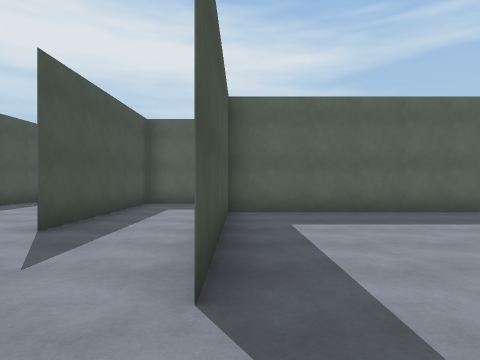
View 1 (above)

22 first-person views from a walk through a scene from a Unity 3-D project. The camera is 1.4 m above the floor, looks level and sees 75° across. The floor is counted in squares, 2 m on a side. Each view is taken from the middle of a square. On the plan, view 1 faces up. The plan holds only what a view shows up to about 10 squares ahead; the rest is blank. The place goes on beyond the plan. The player is left out. Some surface patterns are stand-ins.

View 2
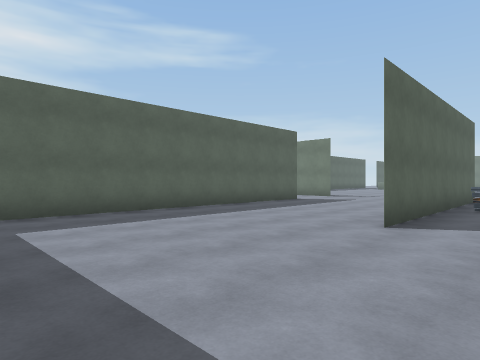

View 3
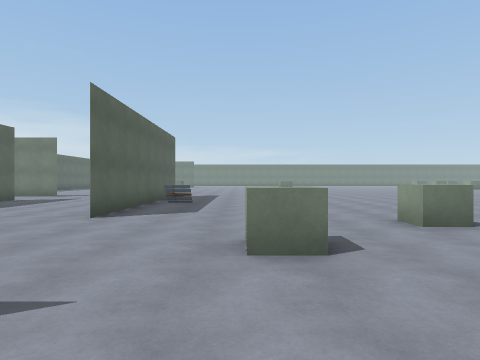

View 4
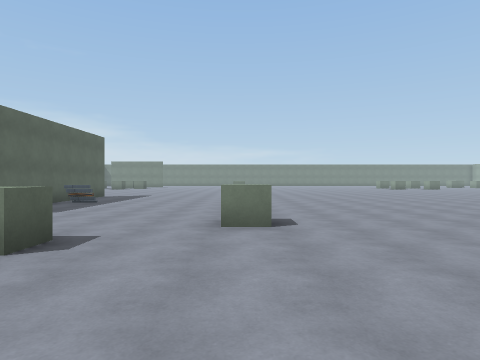

View 5
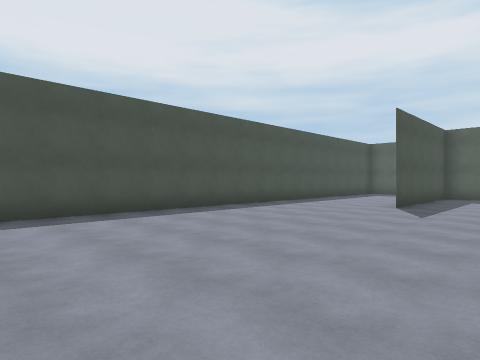

View 6
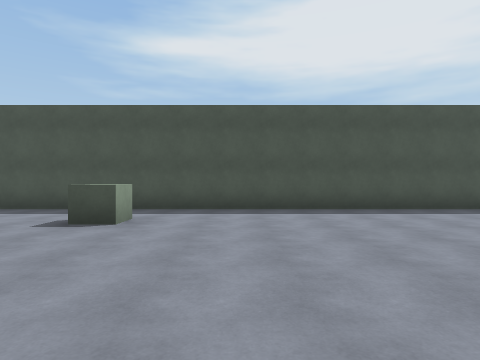

View 7
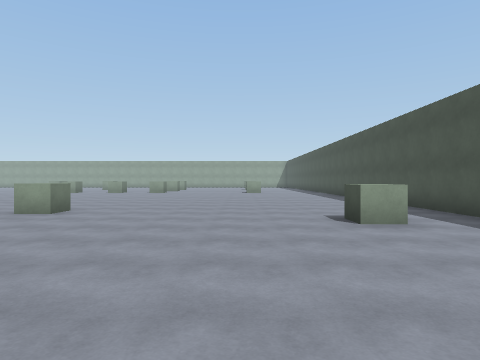

View 8
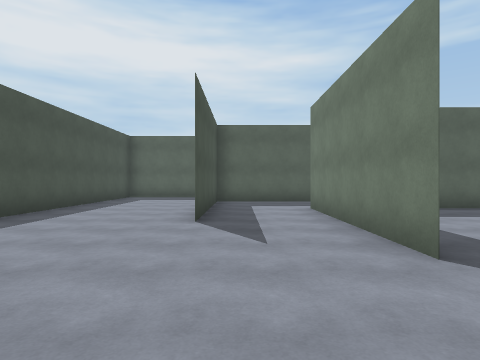

View 9
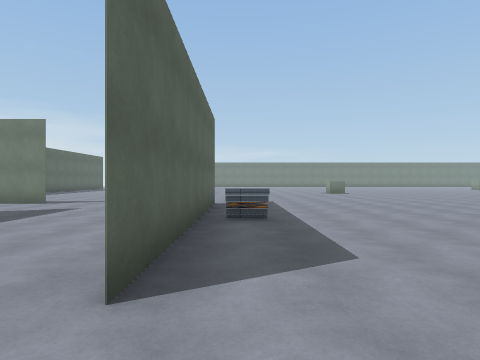

View 10
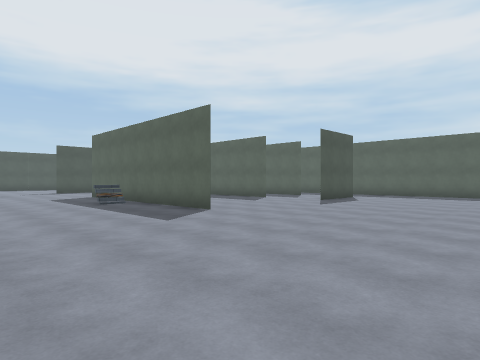

View 11
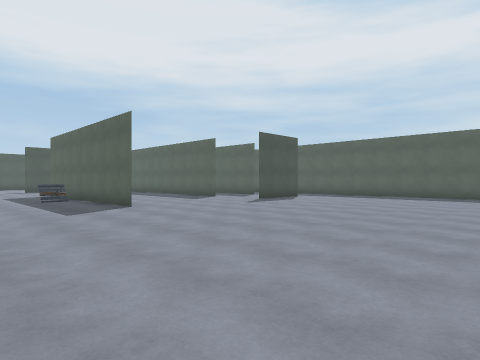

View 12
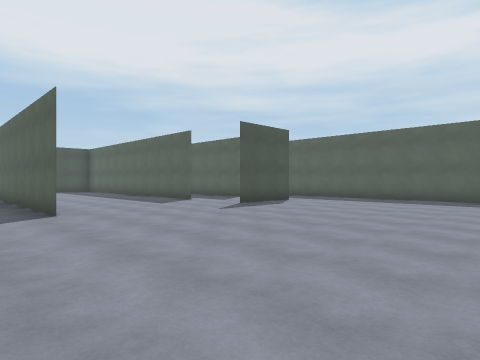

View 13
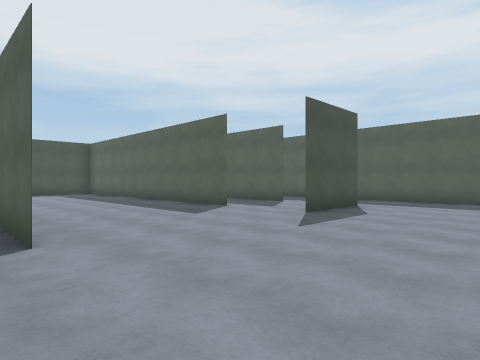

View 14
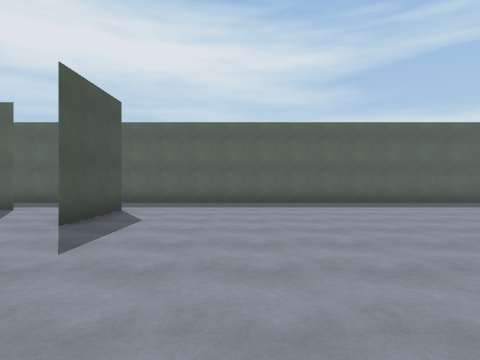

View 15
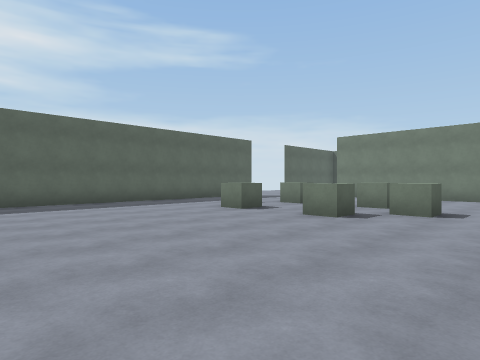

View 16
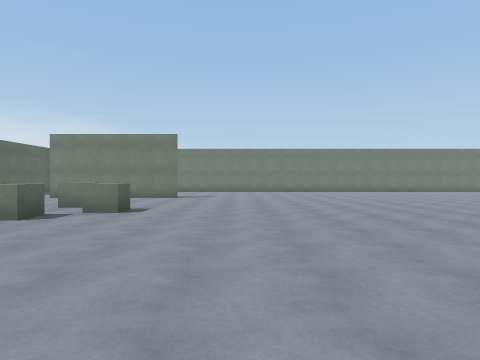

View 17
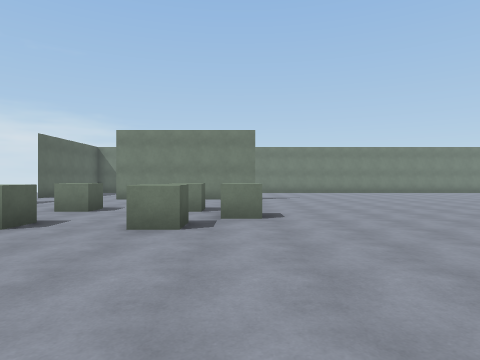

View 18
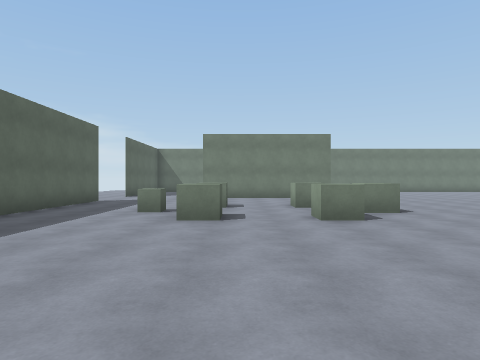

View 19
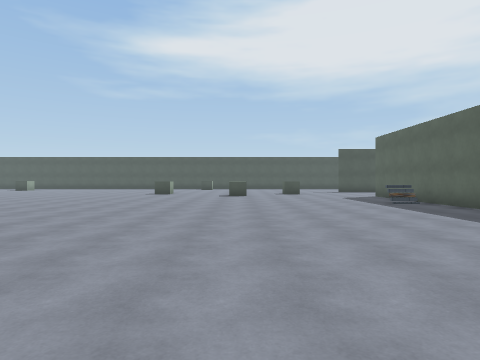

View 20
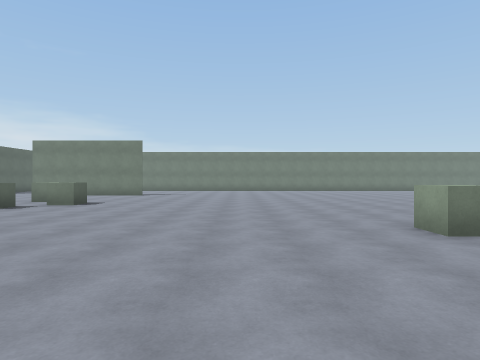

View 21
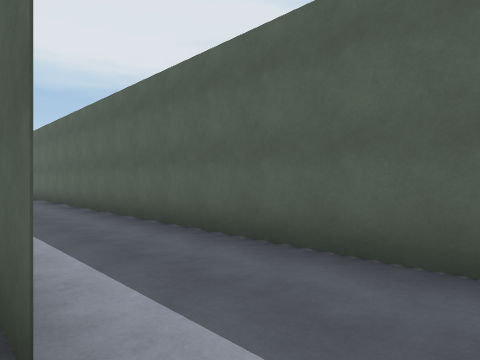

View 22
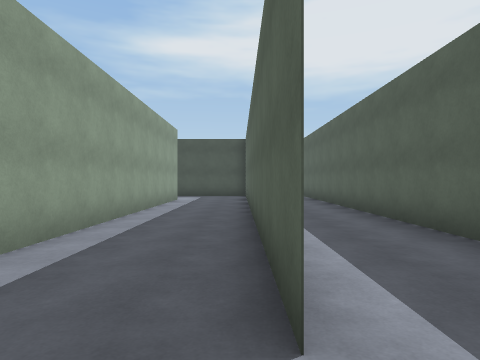

### Floor plan
Points are (right, up) in squares from view 1. A wall is a line through its corners. A room is listed if a view was taken in it or the views show most of it. See-through windows are left out.
Room 1 (views 1, 2, 3, 4, 5, 6, 7, 8, 9, 10, 11, 12, 13, 14, 15, 16, 17, 18, 19, 20, 21, 22)
walls: (12.2, 1.7) (4.8, 1.7); (12.2, 6.6) (12.2, 8.1); (9.8, 6.7) (-0.2, 6.7) (-0.2, 1.8); (12.3, 9.3) (12.3, 6.8); (9.9, 9.2) (1.6, 9.2); (-0.3, 1.8) (-0.3, 6.8); (1, 6.8) (8.1, 6.8); (-1.2, 9.2) (-2.7, 9.2) (-2.7, 4.3); (27, 11.7) (-0.4, 11.7); (-6.5, 10) (-6.5, -11)
low walls: (8.6, 1.2) (8.6, 0.5)
objects: cube (-4, -6); cube (2, -8); cube (2, -1); cube (4, -4); cube (19, -4); cube (23, 5); cube (23, 8); cube (24, 4); cube (24, 9); cube (25, 5); cube (25, 8)

Where each view was taken, in squares from view 1:
view 1: 0 up, 0 right, facing up
view 2: 0 up, 0 right, facing up-right
view 3: 1 down, 1 left, facing right
view 4: 4 down, 1 left, facing right
view 5: 4 down, 0 right, facing up-left
view 6: 4 down, 1 right, facing left
view 7: 1 down, 2 left, facing down
view 8: 1 down, 2 left, facing up
view 9: 1 up, 3 right, facing right
view 10: 3 down, 18 right, facing up-left
view 11: 2 down, 20 right, facing up-left
view 12: 0 up, 19 right, facing up-left
view 13: 1 up, 16 right, facing up-left
view 14: 2 up, 15 right, facing up
view 15: 2 up, 17 right, facing up-right
view 16: 1 up, 17 right, facing right
view 17: 4 up, 18 right, facing right
view 18: 7 up, 17 right, facing right
view 19: 4 down, 18 right, facing left
view 20: 1 down, 15 right, facing right
view 21: 9 up, 11 right, facing up-left
view 22: 9 up, 11 right, facing left
